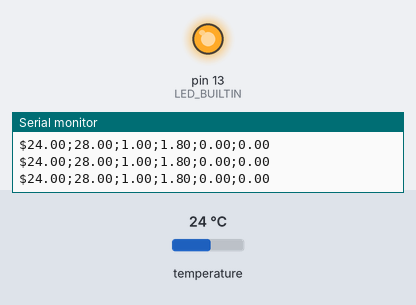
A sketch run on a simulated Arduino Uno, built with avr-gcc and run on an emulated ATmega328P. Shown: output pins drawn as LEDs (lit = HIGH), the last lines printed to the serial monitor. Dashed ring = blinking. The test bench sets the inputs (shaded band); at power-on: temperature 24 °C.

Above: at 3.6 s.
3.7 s: temperature set to 25.4 °C
6.2 s: temperature set to 26.4 °C
At 8.8 s:
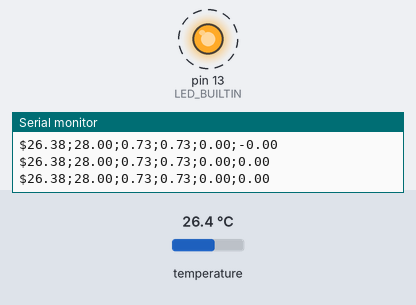
10.6 s: temperature set to 12 °C
At 11.5 s:
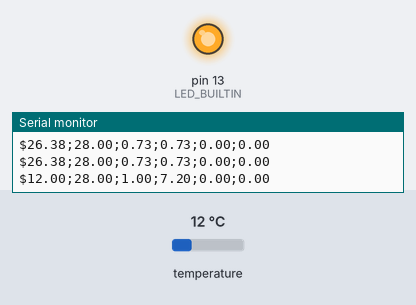
Timing chart, 0 to 13.1 s (numbered marks = the images above; inputs shaded):
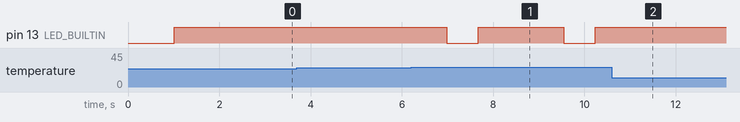

The sketch:

Boiler.ino
```cpp
#include "temperature.h"
#include "heater.h"
#include "pid.h"
#include "timer.h"

Pid pid{ Temperature::Instance(), Heater::Instance(), 28, 0.45/*0.1*/, 0/*0.0001*/, 0/*1*/ };

void setup() {
	Serial.begin(57600);

	Timer::Instance();
}

void loop() {
	if (Serial.available() > 0) {
		switch (Serial.read()) {
		case 'S':
			Serial.println("$N$;Boiler");
			Serial.println("$C$;temperature;temperature_require;heater;pid_proportional;pid_integral;pid_differential");
		}
	}

	Temperature::Instance().Loop();
	pid.Loop();

	const double* p_temperature{ Temperature::Instance()() };
	String temperature_string{ p_temperature ? String{ *p_temperature } : "-" };
	Serial.println(
		"$" +
		temperature_string + ";" + // temperature
		String( pid.Require() ) + ";" + // temperature_require
		String( Heater::Instance()() ) + ";" + // heater
		String( pid.Proportional() ) + ";" + // pid_proportional
		String( pid.Integral() ) + ";" + // pid_integral
		String( pid.Differencial() )); // pid_differential

	delay(100);
}
```

heater.cpp
```cpp
#include "heater.h"

Heater::Heater() {}

const double& Heater::operator()() {
	return mHeater;
}

const double& Heater::operator()(const double& heater) {
	mHeater = min( max(heater, 0), 1);
	return mHeater;
}
```

heater.h
```cpp
#pragma once

#include <Arduino.h>

class Heater {
public:
	static Heater& Instance() { static Heater heater; return heater; }
	const double& operator()();
	const double& operator()(const double& heater);

private:
	Heater();

	double mHeater;

	Heater(const Heater&) = delete;
	Heater& operator=(Heater&) = delete;
};
```

pid.cpp
```cpp
#include "pid.h"
#include "temperature.h"

Pid::Pid(Temperature& sensor, Heater& actuator, const double& require, const double& proportional_coefficient, const double& integral_coefficient, const double& differential_coefficient):
	mSensor{ sensor },
	mActuator{ actuator },
	mRequire{ require },
	mProportionalCoefficient{ proportional_coefficient },
	mIntegralCoefficient{ integral_coefficient },
	mDifferentialCoefficient{ differential_coefficient }
{}

void Pid::Loop() {
	const double* p_value{ mSensor() };
	if (p_value) {
		double error{ mRequire - *p_value };
		mProportional = error * mProportionalCoefficient;
		mIntegral += error * mIntegralCoefficient;
		if (mErrorPrevious)
			mDifferential = (error - mErrorPrevious) * mDifferentialCoefficient;
		mErrorPrevious = error;
		mActuator(mProportional + mIntegral + mDifferential);
	}
	else
		mActuator( 0 );
}
```

pid.h
```cpp
#pragma once

#include "temperature.h"
#include "heater.h"

class Pid {
public:
	Pid( Temperature& sensor, Heater& actuator, const double& require, const double& proportional_coefficient, const double& integrel_coefficient, const double& differential_coefficient );
	void Loop();
	const double& Require() { return mRequire; };
	const double& Proportional() { return mProportional; };
	const double& Integral() { return mIntegral; };
	const double& Differencial() { return mDifferential; };

private:
	Temperature& mSensor;
	Heater& mActuator;
	double mRequire;
	double mProportionalCoefficient;
	double mIntegralCoefficient;
	double mDifferentialCoefficient;

	double mProportional{ 0 };
	double mIntegral{ 0 };
	double mDifferential{ 0 };

	double mErrorPrevious{ 0 };
};
```

temperature.cpp
```cpp
#include "temperature.h"
#include "heater.h"

Temperature::Temperature() {
}

void Temperature::Loop() {
	//mTemperature -= (mTemperature - 25.0) / 200.0;
	//mTemperature += Heater::Instance()() * 0.6;

	byte data[2];
	// Íà÷èíàåì âçàèìîäåéñòâèå ñî ñáðîñà âñåõ ïðåäûäóùèõ êîìàíä è ïàðàìåòðîâ
	mOneWire.reset();
	// Äàåì äàò÷èêó DS18b20 êîìàíäó ïðîïóñòèòü ïîèñê ïî àäðåñó. Â íàøåì ñëó÷àå òîëüêî îäíî óñòðéîñòâî
	mOneWire.write(0xCC);
	// Äàåì äàò÷èêó DS18b20 êîìàíäó èçìåðèòü òåìïåðàòóðó. Ñàìî çíà÷åíèå òåìïåðàòóðû ìû åùå íå ïîëó÷àåì - äàò÷èê åãî ïîëîæèò âî âíóòðåííþþ ïàìÿòü
	mOneWire.write(0x44);
	// Ìèêðîñõåìà èçìåðÿåò òåìïåðàòóðó, à ìû æäåì.
	delay(1000);
	// Òåïåðü ãîòîâèìñÿ ïîëó÷èòü çíà÷åíèå èçìåðåííîé òåìïåðàòóðû
	mOneWire.reset();
	// Äàåì äàò÷èêó DS18b20 êîìàíäó ïðîïóñòèòü ïîèñê ïî àäðåñó. Â íàøåì ñëó÷àå òîëüêî îäíî óñòðéîñòâî
	mOneWire.write(0xCC);
	// Ïðîñèì ïåðåäàòü íàì çíà÷åíèå ðåãèñòðîâ ñî çíà÷åíèåì òåìïåðàòóðû
	mOneWire.write(0xBE);
	// Ïîëó÷àåì è ñ÷èòûâàåì îòâåò
	// ×èòàåì ìëàäøèé áàéò çíà÷åíèÿ òåìïåðàòóðû
	data[0] = mOneWire.read();
	// À òåïåðü ñòàðøèé
	data[1] = mOneWire.read();
	// Ôîðìèðóåì èòîãîâîå çíà÷åíèå:
	// - ñïåðâà "ñêëåèâàåì" çíà÷åíèå,
	// - çàòåì óìíîæàåì åãî íà êîýôôèöèåíò, ñîîòâåòñâóþùèé ðàçðåøàþùåé ñïîñîáíîñòè (äëÿ 12 áèò ïî óìîë÷àíèþ - ýòî 0,0625)
	mTemperature = ((data[1] << 8) | data[0]) * 0.0625;

	mMillisPrevious = millis();
}

const double* Temperature::operator()() {
	return &mTemperature;
}
```

temperature.h
```cpp
#pragma once

#include <Arduino.h>
#include <OneWire.h>

class Temperature {
public:
	Temperature(const Temperature&) = delete;
	Temperature& operator=(Temperature&) = delete;
	static Temperature& Instance() { static Temperature temperature; return temperature; }
	void Loop();
	const double* operator()();

private:
	Temperature();

	OneWire mOneWire{ 2 };
	double mTemperature;
	unsigned long mMillisPrevious{ 0 };
};
```

timer.cpp
```cpp
#include "timer.h"
#include "heater.h"

ISR(TIMER1_COMPA_vect) {
	Timer::Instance().Interrupt();
}

Timer::Timer() {
	pinMode(LED_BUILTIN, OUTPUT);

	// Èíèöèàëèçàöèÿ Timer1

	// Çàïðåùàåì ïðåðûâàíèÿ
	cli();

	// óñòàíîâèòü ðåãèñòðû â 0
	TCCR1A = 0;

	TCCR1B = 0;
	// Âêëþ÷èòü CTC ðåæèì
	TCCR1B |= (1 << WGM12);
	// Óñòàíîâèòü áèòû íà êîýôôèöèåíò äåëåíèÿ 8
	TCCR1B |= (0 << CS12) | (1 << CS11) | (0 << CS10);

	// Óñòàíîâêà ðåãèñòðà ñîâïàäåíèÿ äëÿ ÷àñòîòû 50Ãö
	OCR1A = 20000;
	// Âêëþ÷èòü ïðåðûâàíèå ïî ñîâïàäåíèþ òàéìåðà
	TIMSK1 |= (1 << OCIE1A);

	// Ðàçðåøàåì ïðåðûâàíèÿ
	sei();
}

void Timer::Interrupt() {
	digitalWrite(LED_BUILTIN, Heater::Instance()() * 255 >= ++mCounter);
}
```

timer.h
```cpp
#pragma once

#include <Arduino.h>

class Timer {
public:
	static Timer& Instance() { static Timer timer; return timer; }
	void Interrupt();

private:
	Timer();

	byte mCounter;

	Timer(const Timer&) = delete;
	Timer& operator=(Timer&) = delete;
};
```

Measured:
- the behaviour switches between 25.7 and 25.8 °C on temperature (found by bisection; images 0 and 1)
- after the input at 6.2 s, pin 13 (LED_BUILTIN): alternates HIGH for 1.9 s and LOW for 0.69 s, starting after 0.78 s
- after the input at 10.6 s, pin 13 (LED_BUILTIN): stays HIGH (without the input it goes to LOW after 1.5 s)
